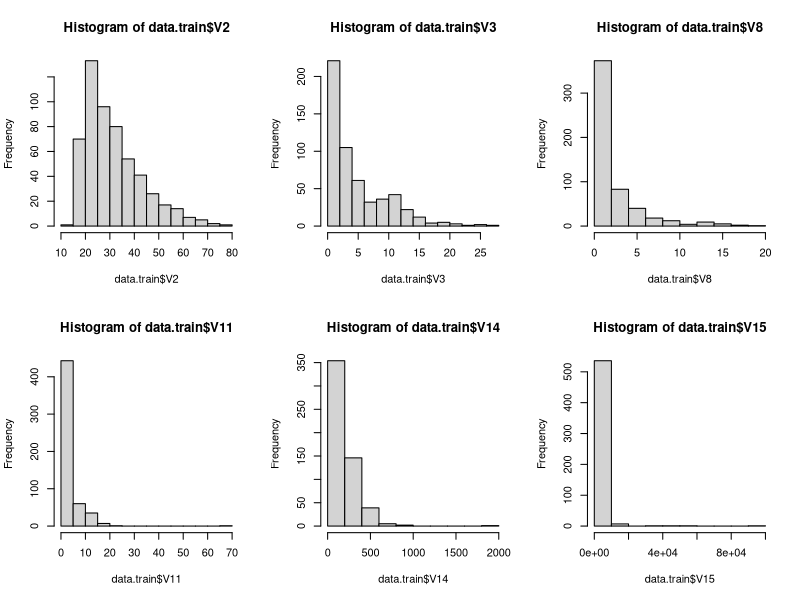

Source code (R): (Note: this script raises an error after producing the figure.)
library(car)
library(glmnet)
library(randomForest)
library(pROC)
###cleaning
##training data
data.raw=read.table('project.1.data.2.train.txt',sep=',',na.strings = '?')
head(data.raw)
str(data.raw)
apply(is.na(data.raw),2,sum)
id_no_miss=(apply(is.na(data.raw),1,sum)==0)
data.train=data.raw[id_no_miss,]
sum(is.na(data.train))
str(data.train)
data.train$V16=as.character(data.train$V16)
data.train$V16
data.train$V16[data.train$V16=='+']=1
data.train$V16[data.train$V16=='-']=0
data.train$V16=as.factor(data.train$V16)
data.train$V16
colnames(data.train)[16]="Y"
str(data.train)
##testing data
data.raw1=read.table('project.1.data.2.test.txt',sep=',',na.strings = '?')
head(data.raw1)
str(data.raw1)
apply(is.na(data.raw1),2,sum)
data.test=data.raw1
data.test$V16=as.character(data.test$V16)
data.test$V16
data.test$V16[data.test$V16=='+']=1
data.test$V16[data.test$V16=='-']=0
data.test$V16=as.factor(data.test$V16)
data.test$V16
colnames(data.test)[16]="Y"
str(data.test)

###data exploration
cor(data.frame(data.train$V2,data.train$V3,data.train$V8,data.train$V11,data.train$V14,data.train$V15))
##numerical data
par(mfrow=c(2,3))
hist(data.train$V2)
hist(data.train$V3)
hist(data.train$V8)
hist(data.train$V11)
hist(data.train$V14)
hist(data.train$V15)
##categorical data/bar charts
par(mfrow=c(3,3))
plot(data.train$V1)
plot(data.train$V4)
plot(data.train$V5)
plot(data.train$V6)
plot(data.train$V7)
plot(data.train$V9)
plot(data.train$V10)
plot(data.train$V12)
plot(data.train$V13)
##scatterplot

scatterplotMatrix(data.train,plot.points=F, diagonal="histogram")

##-----logistic regression method-----##

#model selection
full=glm(Y~.,data=data.train,family="binomial")
null=glm(Y~1,data=data.train,family = "binomial")
select=step(null,scope=list(lower=null,upper=full),direction="forward")
data1=(select$model)
pred=colnames(data1)[-1]
m=length(pred)
pred.names=NULL
for(i in 1:m){
  pred.names=c(pred.names, pred[i])
}
for(i in 1:(m-1)){
  for(j in (i+1):m){
    pred.names=c(pred.names, paste(pred[i], ":", pred[j]))
  }
}
Formula <- formula(paste("Y ~ ",
                         paste(pred.names, collapse=" + ")))
Formula
fit.full.1=glm(Formula,data=data1,family=binomial)
fit.null.1=glm(Y~1,data=data1,family=binomial)
select.1=step(fit.null.1,scope=list(lower=fit.null.1,upper=fit.full.1),direction='forward')
fit.1=glm(Y ~ V9 + V15 + V11 + V6 + V4 + V14 + V8 + V9:V15 + V9:V11 + V4:V14 + 
            V4:V8 + V14:V8,data=data1,family=binomial)
summary(fit.1)
fit.1$coefficients
Anova(fit.1)
vif(fit.1)
##calculate ROC and AUCs using LOO method
pi0=seq(1,0,length.out = 500)
nsample=nrow(data.train)
roc.1=NULL
for (k in 1:length(pi0)){
  nsample=nrow(data.train)
  n1_11=0
  n1_10=0
  n1_01=0
  n1_00=0
  for (i in 1:nsample){
    training=data.train[-i,]
    test=data.train[i,]
    fit.1.training=glm(fit.1,data=data.train,family = binomial)
    if(predict(fit.1.training, test, type='response')>=pi0[k]){
      Y.pred.1=1
    }else{
      Y.pred.1=0
    }
    if((test$Y==1) & (Y.pred.1==1)){
      n1_11=n1_11+1
    }
    if((test$Y==1) & (Y.pred.1==0)){
      n1_10=n1_10+1
    }
    if((test$Y==0) & (Y.pred.1==1)){
      n1_01=n1_01+1
    }
    if((test$Y==0) & (Y.pred.1==0)){
      n1_00=n1_00+1
    }
  }
  sen1=n1_11/(n1_10+n1_11)
  spe1=n1_00/(n1_00+n1_01)
  roc.1=rbind(roc.1,c(1-spe1,sen1))
}
plot(roc.1,type='s',xlim=c(0,1),ylim = c(0,1),col='red',lwd=3,main='ROC curve',xlab='1-Specificity',ylab='Sensitivity')
str(roc.1)
auc.1=sum(roc.1[-500,2]*(roc.1[-1,1]-roc.1[-500,1]))
auc.1
pred.accuracy.1=roc.1[,2]*sum(data.train$Y==1)/nsample+(1-roc.1[,1])*sum(data.train$Y==0)/nsample
##cut-off point of pi0
which.max(pred.accuracy.1)
pi0.1=pi0[(which.max(pred.accuracy.1))]
pi0.1
##prediction accuracy/training accuracy
pred.train=pred.accuracy.1[258]
pred.train
####prediction accuracy/test accuracy
nsample=nrow(data.test)
n_correct=0
for (i in 1:nsample){
  test=data.test[i,]
  if(predict(fit.1, test, type='response')>pi0.1){
    Y.pred=1
  }else{
    Y.pred=0
  }
  if(test$Y==Y.pred){
    n_correct=n_correct+1
  }
}
pred.test=n_correct/nsample
pred.test

##model regularity - Ridge penalty
x=cbind(data.train$V9,data.train$V15,data.train$V11,data.train$V6,data.train$V4,data.train$V14,data.train$V8)
y=data.train$Y
fit.0=glmnet(x=x, y=y, family='binomial',alpha=0)
lambda.seq=fit.0$lambda
pi0=seq(0,1, length.out = 100)
correct.num=matrix(0, length(lambda.seq), length(pi0))
nsample=nrow(data.train)
for(i in 1:nsample){
  print(c("i=", i))
  x.train=x[-i,]
  x.test=matrix(x[i,],1,ncol(x))
  y.train=y[-i]
  y.test=y[i]
  fit.0.training=glmnet(x.train, y.train, family="binomial", alpha=0)
  for(j in 1:length(lambda.seq)){
    pred.prob=predict(fit.0.training, newx=x.test, s=lambda.seq[j], type="response")
    for(k in 1:length(pi0)){
      if(pred.prob>=pi0[k]){
        Y.pred.1=1
      }else{Y.pred.1=0}
      if((y.test==1)&(Y.pred.1==1)){
        correct.num[j,k]=correct.num[j,k]+1
      }
      if((y.test==0)&(Y.pred.1==0)){
        correct.num[j,k]=correct.num[j,k]+1
      }
    }
  }
}
#output
accuracy=correct.num/nsample
max(accuracy)
which(accuracy==max(accuracy), arr.ind=TRUE)
j=92
k=55
lambda=lambda.seq[j]
pi0.2=pi0[k]
lambda
pi0.2

#prediction accuracy after regularity/test accuracy
nsample=nrow(data.test)
n_correct=0
for (i in 1:nsample){
  test=data.test[i,]
  if(predict(fit.1, test, s = lambda, type='response')$fit>pi0.2){
    Y.pred=1
  }else{
    Y.pred=0
  }
  if(test$Y==Y.pred){
    n_correct=n_correct+1
  }
}
n_correct/nsample
pred.test1=n_correct/nsample
pred.test1

##----randomforest method----##
# Create a Random Forest model with default parameters
set.seed(12)
model1=randomForest(Y~., data = data.train, importance=TRUE, keep.forest = TRUE)
model1

#Checking classification accuracy
# *test data is actually used as validation set, instead of splitting training set into train and validation sets.
table(predict(model1,data.train),data.train$Y)
combined=rbind(data.train,data.test)
str(combined)
data.test=combined[548:647,]
predValid = predict(model1, newdata = data.test, type = "class")
#test accuracy
mean(predValid == data.test$Y)
table(predValid, data.test$Y)
# To check important variables
importance(model1)
varImpPlot(model1)

# Fine tuning parameters of Random Forest model
#if using test accuracy as model evaluation
# using for loop to find optimal mtry
set.seed(12)
a=as.numeric()
for (i in 2:15){
  model2= randomForest(Y~ .,data = data.train, ntree=500, mtry=i, importance=TRUE)
  predValid2 = predict(model2, newdata = data.test, type = "class")
  a[i-1]= mean(predValid2 == data.test$Y)
}
a
plot(2:15,a)
#if using OOB as model evaluation
# - tuneRF in the randomForest package
x.train = data.train[,1:15]
y.train = data.train[,16]
set.seed(12)
tuneRF(
  x = x.train,
  y = y.train,
  ntreeTry = 500,
  mtryStart = 3,
  stepFactor = 1.5,
  improve = 0.01,
  trace = FALSE
)

set.seed(12)
model_RFtuned= randomForest(Y~ .,data = data.train, ntree=500, mtry=2, importance=TRUE)
model_Mtuned= randomForest(Y~ .,data = data.train, ntree=500, mtry=7, importance=TRUE)
model1
model_RFtuned
model_Mtuned
predValid_RFtuned = predict(model_RFtuned, newdata = data.test, type = "class")
mean(predValid_RFtuned == data.test$Y)
table(predValid_RFtuned, data.test$Y)
predValid_Mtuned = predict(model_Mtuned, newdata = data.test, type = "class")
mean(predValid_Mtuned == data.test$Y)
table(predValid_Mtuned, data.test$Y)
rf.roc_RFtuned = roc(data.train$Y,model_RFtuned$votes[,2], auc = TRUE, plot = TRUE)
plot(rf.roc_RFtuned)
auc(rf.roc_RFtuned)
rf.roc_Mtuned = roc(data.train$Y,model_Mtuned$votes[,2])
plot(rf.roc_Mtuned)

